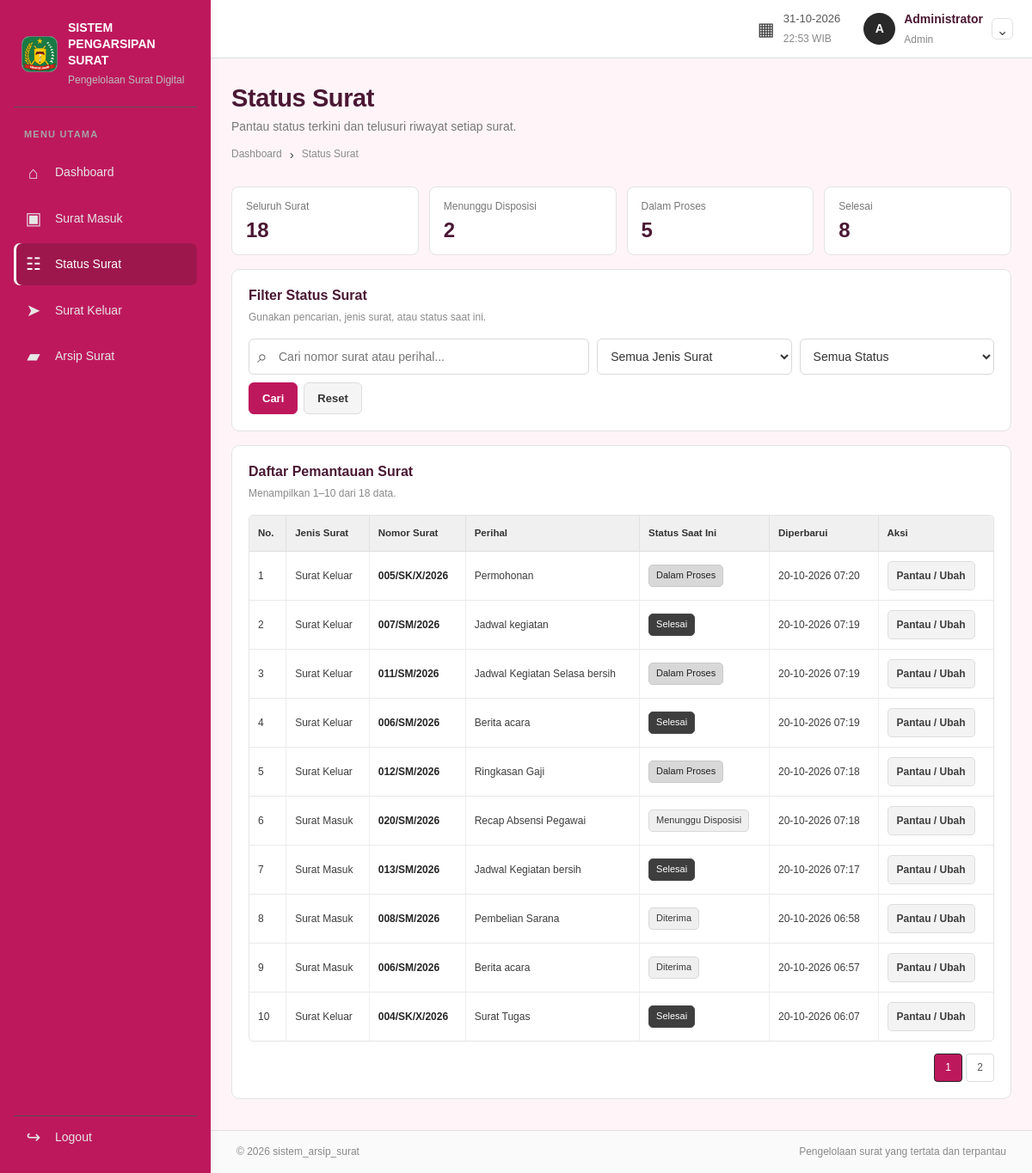
The page /admin/status_surat/index.php (signed in) on the database its author committed.
### tables this page shows
CREATE TABLE `surat` (
  `id` int(10) UNSIGNED NOT NULL,
  `jenis_surat` enum('Masuk','Keluar') NOT NULL,
  `nomor_surat` varchar(100) NOT NULL,
  `tanggal_surat` date NOT NULL,
  `tanggal_diterima` date DEFAULT NULL,
  `pengirim` varchar(200) NOT NULL DEFAULT '',
  `tujuan` varchar(200) NOT NULL DEFAULT '',
  `perihal` varchar(250) NOT NULL,
  `deskripsi` text DEFAULT NULL,
  `uploaded_file` varchar(255) DEFAULT NULL,
  `status` varchar(40) NOT NULL,
  `created_by` int(10) UNSIGNED NOT NULL,
  `updated_by` int(10) UNSIGNED DEFAULT NULL,
  `created_at` timestamp NOT NULL DEFAULT current_timestamp(),
  `updated_at` timestamp NOT NULL DEFAULT current_timestamp() ON UPDATE current_timestamp()
);

### admin/status_surat/index.php (the view, shortened to what this page needs)
<?php
require_once __DIR__ . '/../../include/auth_admin.php';
$role = 'Admin'; $area = 'admin'; $activeMenu = 'status'; $pageTitle = 'Status Surat';
$q = trim((string)($_GET['q'] ?? '')); $like = '%' . $q . '%';
$typeFilter = trim((string)($_GET['jenis'] ?? ''));
if (!in_array($typeFilter, ['Masuk','Keluar'], true)) $typeFilter = '';
$statusFilter = trim((string)($_GET['status'] ?? ''));
$validStatuses = ['Diterima','Menunggu Disposisi','Dalam Proses','Selesai','Ditolak','Draft','Dibatalkan'];
if (!in_array($statusFilter, $validStatuses, true)) $statusFilter = '';
$page = max(1,(int)($_GET['page'] ?? 1)); $perPage=10;
$count = $conn->prepare("SELECT COUNT(*) AS total FROM surat WHERE (?='' OR jenis_surat=?) AND (?='' OR nomor_surat LIKE ? OR perihal LIKE ? OR pengirim LIKE ? OR tujuan LIKE ?) AND (?='' OR status=?)");
$count->bind_param('sssssssss',$typeFilter,$typeFilter,$q,$like,$like,$like,$like,$statusFilter,$statusFilter); $count->execute(); $total=(int)$count->get_result()->fetch_assoc()['total']; $count->close();
$totalPages=max(1,(int)ceil($total/$perPage)); $page=min($page,$totalPages); $offset=($page-1)*$perPage;
$stmt=$conn->prepare("SELECT s.*, u.nama AS pembuat FROM surat s JOIN users u ON u.id=s.created_by WHERE (?='' OR s.jenis_surat=?) AND (?='' OR s.nomor_surat LIKE ? OR s.perihal LIKE ? OR s.pengirim LIKE ? OR s.tujuan LIKE ?) AND (?='' OR s.status=?) ORDER BY s.updated_at DESC, s.id DESC LIMIT ? OFFSET ?");
$stmt->bind_param('sssssssssii',$typeFilter,$typeFilter,$q,$like,$like,$like,$like,$statusFilter,$statusFilter,$perPage,$offset);
$stmt->execute(); $rows=$stmt->get_result();
require __DIR__ . '/../../include/header.php';
?>
<div class="page-heading"><div><h1>Status Surat</h1><p>Pantau status terkini dan telusuri riwayat setiap surat.</p><div class="breadcrumbs"><a href="<?= BASE_URL ?>/<?= $area ?>/dashboard.php">Dashboard</a><span>›</span>Status Surat</div></div></div>
<div class="mini-stats"><div><span>Seluruh Surat</span><strong><?= number_format($total) ?></strong></div><div><span>Menunggu Disposisi</span><?php $n=$conn->query("SELECT COUNT(*) jumlah FROM surat WHERE status='Menunggu Disposisi'")->fetch_assoc(); ?><strong><?= number_format((int)$n['jumlah']) ?></strong></div><div><span>Dalam Proses</span><?php $n=$conn->query("SELECT COUNT(*) jumlah FROM surat WHERE status='Dalam Proses'")->fetch_assoc(); ?><strong><?= number_format((int)$n['jumlah']) ?></strong></div><div><span>Selesai</span><?php $n=$conn->query("SELECT COUNT(*) jumlah FROM surat WHERE status='Selesai'")->fetch_assoc(); ?><strong><?= number_format((int)$n['jumlah']) ?></strong></div></div>
<section class="panel filter-panel"><div class="panel-heading"><div><h2>Filter Status Surat</h2><p>Gunakan pencarian, jenis surat, atau status saat ini.</p></div></div><form class="filter-form status-filter" method="get"><label class="search-input"><span>⌕</span><input type="search" name="q" value="<?= htmlspecialchars($q, ENT_QUOTES, 'UTF-8') ?>" placeholder="Cari nomor surat atau perihal..."></label><select name="jenis"><option value="">Semua Jenis Surat</option></select><select name="status"><option value="">Semua Status</option></select><div class="filter-actions"><button class="button button-dark" type="submit">Cari</button><a class="button button-light" href="<?= BASE_URL ?>/<?= $area ?>/status_surat/index.php">Reset</a></div></form></section>
<section class="panel"><div class="panel-heading"><div><h2>Daftar Pemantauan Surat</h2><p>Menampilkan <?= $total ? $offset+1 : 0 ?>–<?= min($offset+$perPage,$total) ?> dari <?= number_format($total) ?> data.</p></div></div>
<?php if ($rows->num_rows > 0): ?><div class="table-wrap"><table><thead><tr><th>No.</th><th>Jenis Surat</th><th>Nomor Surat</th><th>Perihal</th><th>Status Saat Ini</th><th>Diperbarui</th><th>Aksi</th></tr></thead><tbody><?php $no=$offset+1; while ($row=$rows->fetch_assoc()): ?><tr><td><?= $no++ ?></td><td><?= $row['jenis_surat']==='Masuk'?'Surat Masuk':'Surat Keluar' ?></td><td class="cell-strong"><?= htmlspecialchars($row['nomor_surat'], ENT_QUOTES, 'UTF-8') ?></td><td><?= htmlspecialchars($row['perihal'], ENT_QUOTES, 'UTF-8') ?></td><td><span class="status-badge <?= $row['status']==='Selesai'?'status-done':($row['status']==='Dalam Proses'?'status-progress':(in_array($row['status'],['Ditolak','Dibatalkan'],true)?'status-rejected':'status-waiting')) ?>"><?= htmlspecialchars($row['status'], ENT_QUOTES, 'UTF-8') ?></span></td><td><?= date('d-m-Y H:i',strtotime($row['updated_at'])) ?></td><td><a class="button-small" href="<?= BASE_URL ?>/<?= $area ?>/status_surat/detail.php?id=<?= (int)$row['id'] ?>"><?= $role==='Admin'?'Pantau / Ubah':'Lihat Riwayat' ?></a></td></tr><?php endwhile; ?></tbody></table></div><?php else: ?><div class="empty-state">Surat tidak ditemukan untuk filter tersebut.</div><?php endif; ?>
<?php if ($totalPages>1): ?><nav class="pagination" aria-label="Paginasi"><?php for($p=1;$p<=$totalPages;$p++):$params=$_GET;$params['page']=$p; ?><a class="<?= $p===$page?'current':'' ?>" href="?<?= htmlspecialchars(http_build_query($params),ENT_QUOTES,'UTF-8') ?>"><?= $p ?></a><?php endfor; ?></nav><?php endif; ?></section>
<?php require __DIR__ . '/../../include/footer.php'; ?>

### rows shown on the page
surat: jenis_surat "Surat Keluar", nomor_surat "005/SK/X/2026", perihal "Permohonan", status "Dalam Proses", updated_at "20-10-2026 07:20"
surat: jenis_surat "Surat Keluar", nomor_surat "007/SM/2026", perihal "Jadwal kegiatan", status "Selesai", updated_at "20-10-2026 07:19"
surat: jenis_surat "Surat Keluar", nomor_surat "011/SM/2026", perihal "Jadwal Kegiatan Selasa bersih", status "Dalam Proses", updated_at "20-10-2026 07:19"
surat: jenis_surat "Surat Keluar", nomor_surat "006/SM/2026", perihal "Berita acara", status "Selesai", updated_at "20-10-2026 07:19"
surat: jenis_surat "Surat Keluar", nomor_surat "012/SM/2026", perihal "Ringkasan Gaji", status "Dalam Proses", updated_at "20-10-2026 07:18"
surat: jenis_surat "Surat Masuk", nomor_surat "020/SM/2026", perihal "Recap Absensi Pegawai", status "Menunggu Disposisi", updated_at "20-10-2026 07:18"
surat: jenis_surat "Surat Masuk", nomor_surat "013/SM/2026", perihal "Jadwal Kegiatan bersih", status "Selesai", updated_at "20-10-2026 07:17"
surat: jenis_surat "Surat Masuk", nomor_surat "008/SM/2026", perihal "Pembelian Sarana", status "Diterima", updated_at "20-10-2026 06:58"
surat: jenis_surat "Surat Masuk", nomor_surat "006/SM/2026", perihal "Berita acara", status "Diterima", updated_at "20-10-2026 06:57"
surat: jenis_surat "Surat Keluar", nomor_surat "004/SK/X/2026", perihal "Surat Tugas", status "Selesai", updated_at "20-10-2026 06:07"

### other values the page prints
substr($userInfo['nama'] ?? 'U', 0, 1) "A"
$userInfo['nama'] "Administrator"
$role "Admin"
$total "18"
$n['jumlah'] "2"
$n['jumlah'] "5"
$n['jumlah'] "8"
$offset+1 "1"
min($offset+$perPage,$total) "10"
